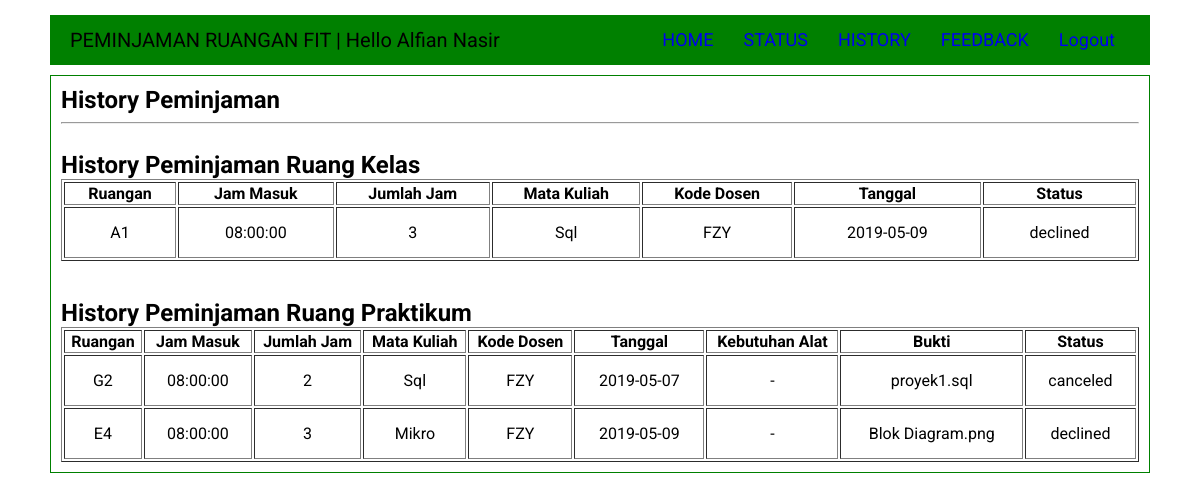
The page /User/history.php (signed in) on the database its author committed.
### tables this page shows
CREATE TABLE `transaksi` (
  `id` int(11) NOT NULL,
  `peminjam` int(11) NOT NULL,
  `ruangan` int(11) NOT NULL,
  `jam_masuk` time NOT NULL,
  `jumlah_jam` int(11) NOT NULL,
  `matakuliah` varchar(30) NOT NULL,
  `kode_dosen` int(11) NOT NULL,
  `tanggal` date NOT NULL,
  `kebutuhan` text,
  `bukti` varchar(255) DEFAULT NULL,
  `status` varchar(30) NOT NULL,
  `keterangan` varchar(30) NOT NULL
);

CREATE TABLE `laboratory` (
  `id` int(11) NOT NULL,
  `kode` varchar(5) NOT NULL,
  `nama` varchar(30) NOT NULL
);

CREATE TABLE `dosen` (
  `id` int(11) NOT NULL,
  `nip` varchar(11) NOT NULL,
  `kode` varchar(3) NOT NULL,
  `username` varchar(32) NOT NULL,
  `password` varchar(32) NOT NULL,
  `nama_depan` varchar(20) NOT NULL,
  `nama_belakang` varchar(20) NOT NULL,
  `email` varchar(255) NOT NULL,
  `lab` int(11) NOT NULL
);

### User/history.php (the view, shortened to what this page needs)
<?php
  include '../db.php';
  $idx = $_SESSION['id'];
  $query = "select *, dosen.kode as kdosen from transaksi join dosen on transaksi.kode_dosen = dosen.id join laboratory on transaksi.ruangan = laboratory.id where (status = 'attended' OR status = 'canceled' or status = 'declined') AND keterangan = 'kelas' AND peminjam = $idx";
  $transaksi = $sql->query($query);
  $query = "select *, dosen.kode as kdosen from transaksi join dosen on transaksi.kode_dosen = dosen.id join laboratory on transaksi.ruangan = laboratory.id where (status = 'attended' OR status = 'canceled' or status = 'declined') AND keterangan = 'praktikum' AND peminjam = $idx";
  $transaksi_praktikum = $sql->query($query);
?>
<!DOCTYPE html>
<html lang="en" dir="ltr">
  <head>
    <link rel="stylesheet" href="../Assets/Dashboard.css">
  </head>
  <body>
        <?php include 'Template/Header.php'; ?>
    <div class="konten">
      <h2>History Peminjaman</h2>
      <hr>
      <br>
      <h2>History Peminjaman Ruang Kelas</h2>
      <div style="overflow:auto">
        <table border="1" width=100%>
          <thead>
            <tr>
              <th>Ruangan</th>
              <th>Jam Masuk</th>
              <th>Jumlah Jam</th>
              <th>Mata Kuliah</th>
              <th>Kode Dosen</th>
              <th>Tanggal</th>
              <th>Status</th>
            </tr>
          </thead>
          <tbody>
            <?php foreach ($transaksi as $val): ?>
              <tr>
                <td><?php echo $val['kode']; ?></td>
                <td><?php echo $val['jam_masuk']; ?></td>
                <td><?php echo $val['jumlah_jam']; ?></td>
                <td><?php echo $val['matakuliah']; ?></td>
                <td><?php echo $val['kdosen']; ?></td>
                <td><?php echo $val['tanggal']; ?></td>
                <td><?php echo $val['status']; ?></td>
              </tr>
            <?php endforeach; ?>
          </tbody>
        </table>
      </div>
      <br>
      <br>
      <h2>History Peminjaman Ruang Praktikum</h2>
      <div style="overflow:auto">
        <table border="1" width=100%>
          <thead>
            <tr>
              <th>Ruangan</th>
              <th>Jam Masuk</th>
              <th>Jumlah Jam</th>
              <th>Mata Kuliah</th>
              <th>Kode Dosen</th>
              <th>Tanggal</th>
              <th>Kebutuhan Alat</th>
              <th>Bukti</th>
              <th>Status</th>
            </tr>
          </thead>
          <tbody>
            <?php foreach ($transaksi_praktikum as $val): ?>
              <tr>
                <td><?php echo $val['kode']; ?></td>
                <td><?php echo $val['jam_masuk']; ?></td>
                <td><?php echo $val['jumlah_jam']; ?></td>
                <td><?php echo $val['matakuliah']; ?></td>
                <td><?php echo $val['kdosen']; ?></td>
                <td><?php echo $val['tanggal']; ?></td>
                <td><?php echo $val['kebutuhan']; ?></td>
                <td><?php echo $val['bukti']; ?></td>
                <td><?php echo $val['status']; ?></td>
              </tr>
            <?php endforeach; ?>
          </tbody>
        </table>
      </div>
  </body>
</html>

### Assets/Dashboard.css (style rules this page uses)
* { -moz-box-sizing: border-box; -webkit-box-sizing: border-box; box-sizing: border-box; }
body { margin: 0; font-family: Roboto; padding: 15px 50px; }
h2 { margin: 0; padding: 0; }
td { padding: 15px; text-align: center; }
.konten { margin: 10px 0; padding: 10px; border: 1px solid green; }

### rows shown on the page
transaksi: ruangan.kode "A1", jam_masuk "08:00:00", jumlah_jam "3", matakuliah "Sql", dosen.kode "FZY", tanggal "2019-05-09", status "declined"
transaksi: ruangan.kode "G2", jam_masuk "08:00:00", jumlah_jam "2", matakuliah "Sql", dosen.kode "FZY", tanggal "2019-05-07", kebutuhan "-", bukti "proyek1.sql", status "canceled"
transaksi: ruangan.kode "E4", jam_masuk "08:00:00", jumlah_jam "3", matakuliah "Mikro", dosen.kode "FZY", tanggal "2019-05-09", kebutuhan "-", bukti "Blok Diagram.png", status "declined"

### other values the page prints
$_SESSION['nama_depan'] "Alfian"
$_SESSION['nama_belakang'] "Nasir"
